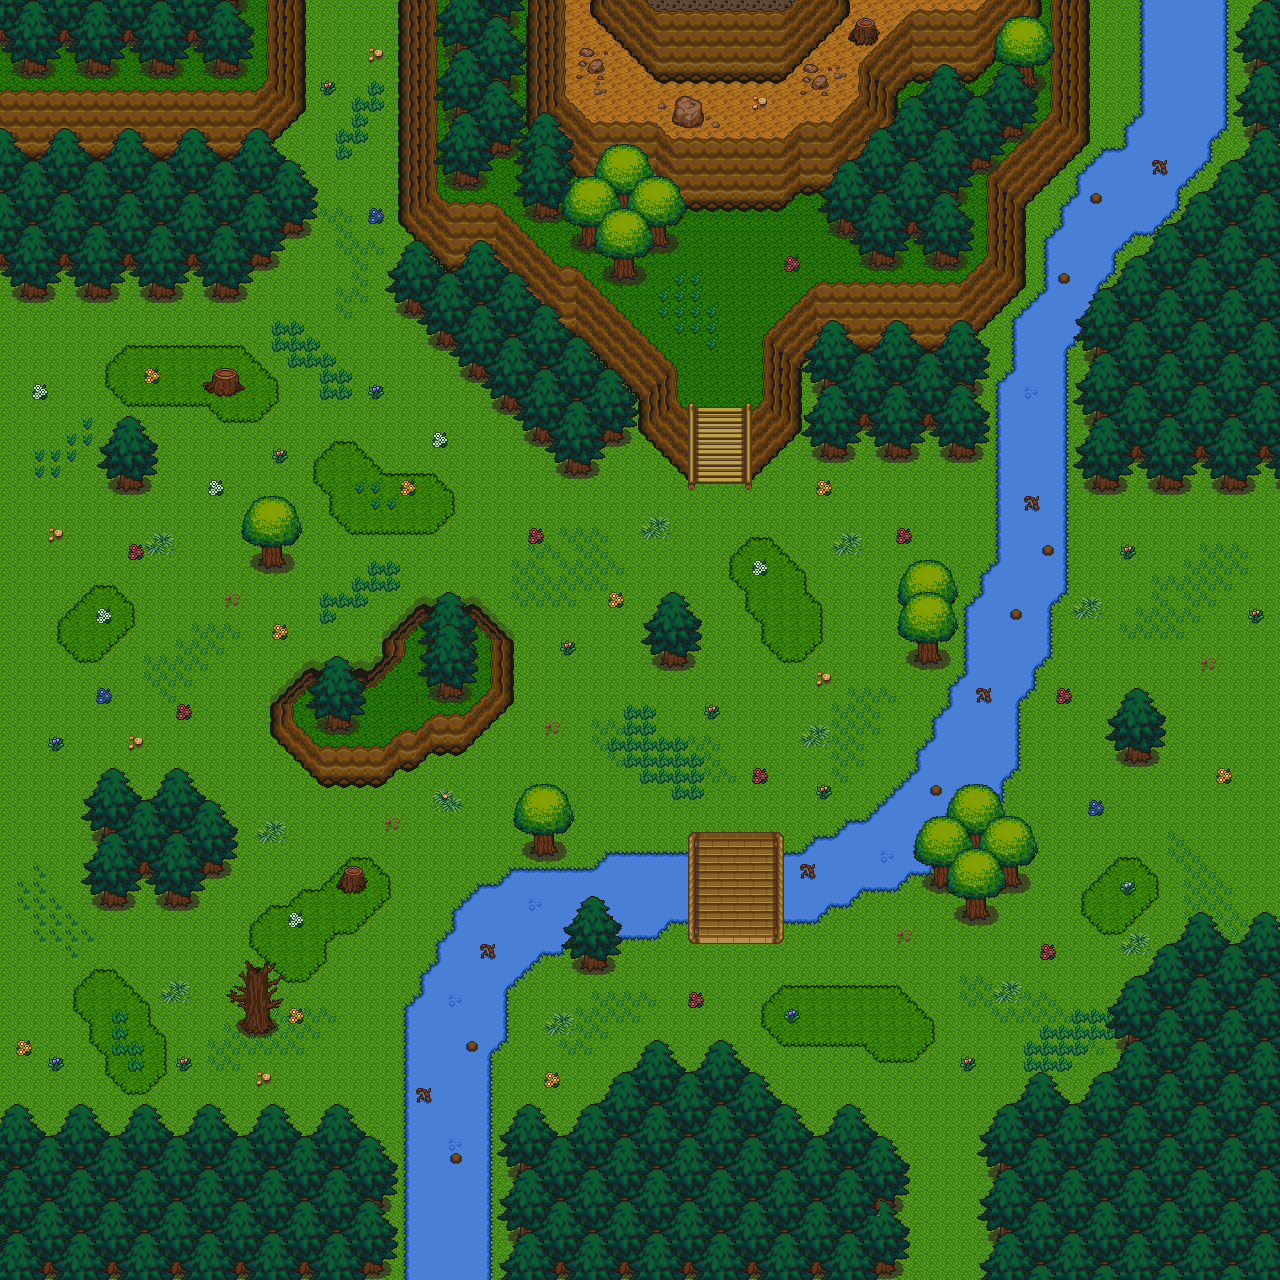

Rendered tile map (Tiled .tmx) drawn with the repository's tilesets; below, a short description and the map source with its tile grids summarised:
An orthogonal 80x80 tile map with 16x16 px tiles, 7 tile layers (ground0, ground1, wall0, wall1, ...), 2 hidden layers not drawn, 9 tilesets.

<map version="1.0" orientation="orthogonal" renderorder="right-down" width="80" height="80" tilewidth="16" tileheight="16">
 <tileset firstgid="1" name="1" tilewidth="16" tileheight="16">
  <image source="../../tileset/v1.3/1.png" width="800" height="800" />
 </tileset>
 <tileset firstgid="2501" name="2" tilewidth="16" tileheight="16">
  <image source="../../tileset/v1.3/2.png" width="800" height="800" />
 </tileset>
 <tileset firstgid="5001" name="3" tilewidth="16" tileheight="16">
  <image source="../../tileset/v1.3/3.png" width="800" height="800" />
 </tileset>
 <tileset firstgid="7501" name="4" tilewidth="16" tileheight="16">
  <image source="../../tileset/v1.3/4.png" width="800" height="800" />
 </tileset>
 <tileset firstgid="10001" name="5" tilewidth="16" tileheight="16">
  <image source="../../tileset/v1.3/5.png" width="800" height="800" />
 </tileset>
 <tileset firstgid="12501" name="6" tilewidth="16" tileheight="16">
  <image source="../../tileset/v1.3/6.png" width="800" height="800" />
 </tileset>
 <tileset firstgid="15001" name="7" tilewidth="16" tileheight="16">
  <image source="../../tileset/v1.3/7.png" width="800" height="800" />
 </tileset>
 <tileset firstgid="17501" name="8" tilewidth="16" tileheight="16">
  <image source="../../tileset/v1.3/8.png" width="800" height="800" />
 </tileset>
 <tileset firstgid="20001" name="9" tilewidth="16" tileheight="16">
  <image source="../../tileset/v1.3/9.png" width="800" height="800" />
 </tileset>
 <layer name="ground0" width="80" height="80">
  <data>[6400 cells, 6400 non-empty, 4 distinct tile ids]</data>
 </layer>
 <layer name="ground1" width="80" height="80">
  <data>[6400 cells, 1031 non-empty, 49 distinct tile ids]</data>
 </layer>
 <layer name="wall0" width="80" height="80">
  <data>[6400 cells, 1028 non-empty, 252 distinct tile ids]</data>
 </layer>
 <layer name="wall1" width="80" height="80">
  <data>[6400 cells, 288 non-empty, 120 distinct tile ids]</data>
 </layer>
 <layer name="deco0" width="80" height="80">
  <data>[6400 cells, 485 non-empty, 89 distinct tile ids]</data>
 </layer>
 <layer name="deco1" width="80" height="80">
  <data>[6400 cells, 2321 non-empty, 129 distinct tile ids]</data>
 </layer>
 <layer name="ABOVE_OVERWRITE" width="80" height="80" opacity="0.9">
  <data>[6400 cells, 0 non-empty, 0 distinct tile ids]</data>
 </layer>
 <layer name="COLLISION_OVERWRITE" visible="0" width="80" height="80">
  <data>[6400 cells, 0 non-empty, 0 distinct tile ids]</data>
 </layer>
 <layer name="SPOT" visible="0" width="80" height="80">
  <data>[6400 cells, 18 non-empty, 13 distinct tile ids]</data>
 </layer>
</map>
